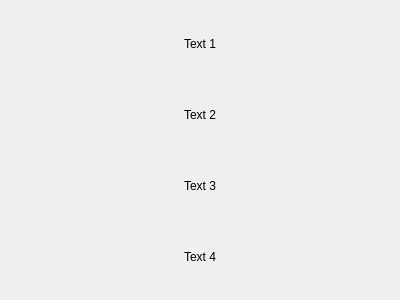
<?xml version="1.0" encoding="UTF-8"?>
<ui version="4.0">
 <class>Widget</class>
 <widget class="QWidget" name="Widget">
  <property name="geometry">
   <rect>
    <x>0</x>
    <y>0</y>
    <width>400</width>
    <height>300</height>
   </rect>
  </property>
  <property name="windowTitle">
   <string notr="true">Widget</string>
  </property>
  <layout class="QVBoxLayout" name="verticalLayout">
   <item>
    <widget class="QLabel" name="label_3">
     <property name="text">
      <string>Text 1</string>
     </property>
     <property name="alignment">
      <set>Qt::AlignCenter</set>
     </property>
    </widget>
   </item>
   <item>
    <widget class="QLabel" name="label_4">
     <property name="text">
      <string>Text 2</string>
     </property>
     <property name="alignment">
      <set>Qt::AlignCenter</set>
     </property>
    </widget>
   </item>
   <item>
    <widget class="QLabel" name="label">
     <property name="text">
      <string>Text 3</string>
     </property>
     <property name="alignment">
      <set>Qt::AlignCenter</set>
     </property>
    </widget>
   </item>
   <item>
    <widget class="QLabel" name="label_2">
     <property name="text">
      <string>Text 4</string>
     </property>
     <property name="alignment">
      <set>Qt::AlignCenter</set>
     </property>
    </widget>
   </item>
  </layout>
 </widget>
 <layoutdefault spacing="6" margin="11"/>
 <resources/>
 <connections/>
</ui>
